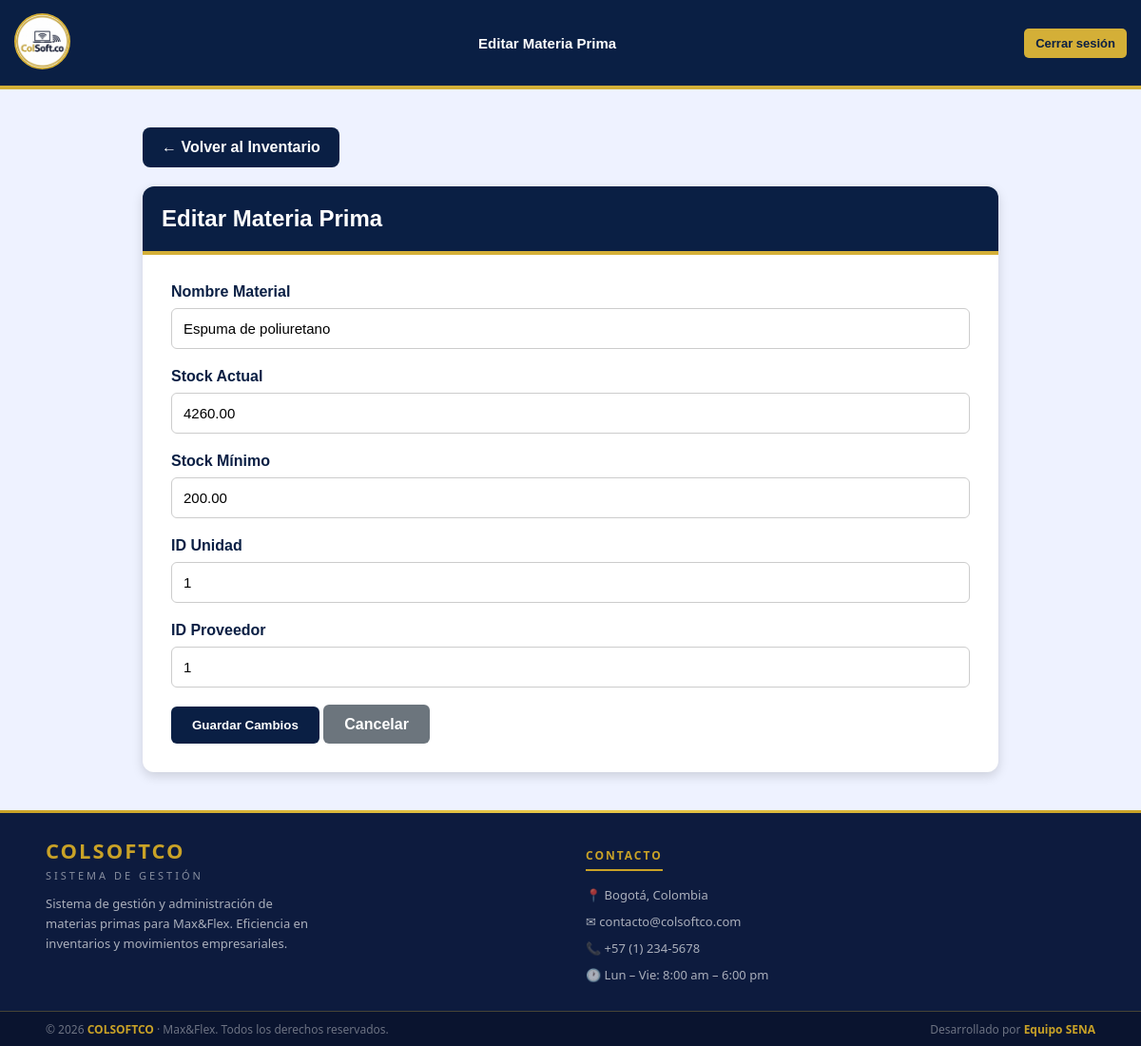
The page /view/control_de_stock/inventario/editar_inventario.php?id=1 on the database as committed earlier.
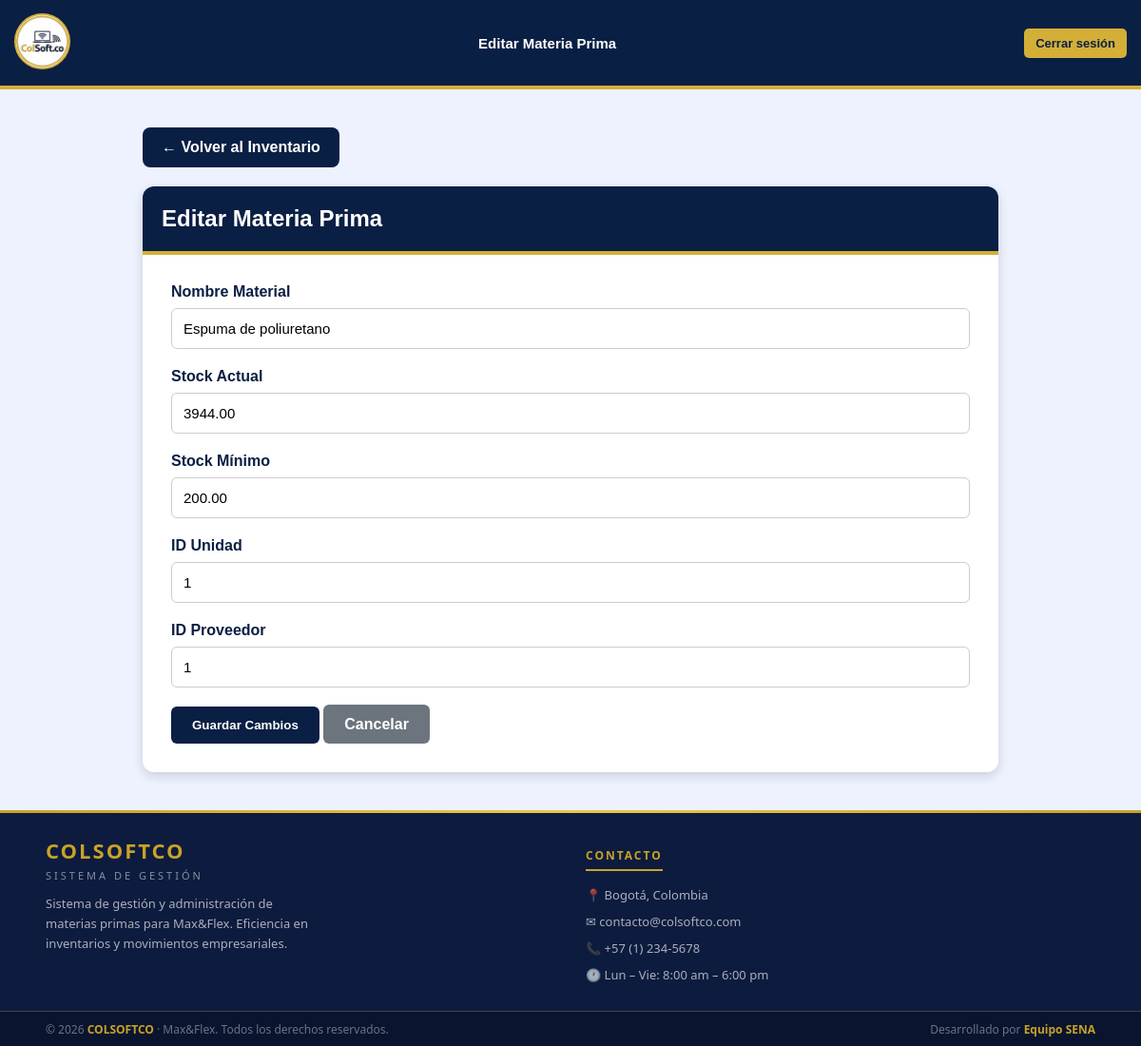
The same page on the database as committed later.
### tables this page shows
CREATE TABLE `materias_primas` (
  `id_material` int(11) NOT NULL,
  `nombre_material` varchar(100) NOT NULL,
  `stock_actual` decimal(12,2) DEFAULT 0.00,
  `stock_minimo` decimal(12,2) NOT NULL,
  `id_unidad` int(11) DEFAULT NULL,
  `id_proveedor` int(11) DEFAULT NULL,
  `notificar_email` tinyint(1) NOT NULL DEFAULT 0,
  `correo_notificacion` varchar(150) DEFAULT NULL,
  `alerta_enviada` tinyint(1) NOT NULL DEFAULT 0,
  `estado` enum('activo','inactivo') NOT NULL DEFAULT 'activo'
);

### view/control_de_stock/inventario/editar_inventario.php (the view, shortened to what this page needs)
<?php
$db = new Conexion();
$conn = $db->getConnection();
$id = filter_input(INPUT_GET, 'id', FILTER_VALIDATE_INT);
$sql = "SELECT * FROM materias_primas WHERE id_material = :id";
$stmt = $conn->prepare($sql);
$stmt->execute([':id' => $id]);
$material = $stmt->fetch(PDO::FETCH_ASSOC);
?>
<!DOCTYPE html>
<html lang="es">
<head>
    <link rel="stylesheet" href="lista_inventario.css">
</head>
<body>
    <header class="header">
        <div class="logo">
            <a href="../../app/ir_panel.php">
                <img src="../../../public/imagenes/logo.png" alt="logo">
            </a>
        </div>
        <div class="header-title">
            <h1>Editar Materia Prima</h1>
        </div>
        <button id="btnLogout" class="btn-logout" onclick="cerrarSesion()">
            Cerrar sesión
        </button>
    </header>
    <div class="contenedor">
        <a href="lista_inventario.php" class="volver">
            ← Volver al Inventario
        </a>
        <div class="card">
            <div class="card-header">
                Editar Materia Prima
            </div>
            <div class="card-body">
                <form method="POST">
                    <div class="form-group">
                        <label>Nombre Material</label>
                        <input type="text" name="nombre_material" class="form-control"
                            value="<?= htmlspecialchars($material['nombre_material']) ?>" required>
                    </div>
                    <div class="form-group">
                        <label>Stock Actual</label>
                        <input type="number" step="0.01" name="stock_actual" class="form-control"
                            value="<?= $material['stock_actual'] ?>" required>
                    </div>
                    <div class="form-group">
                        <label>Stock Mínimo</label>
                        <input type="number" step="0.01" name="stock_minimo" class="form-control"
                            value="<?= $material['stock_minimo'] ?>" required>
                    </div>
                    <div class="form-group">
                        <label>ID Unidad</label>
                        <input type="number" name="id_unidad" class="form-control"
                            value="<?= $material['id_unidad'] ?>" required>
                    </div>
                    <div class="form-group">
                        <label>ID Proveedor</label>
                        <input type="number" name="id_proveedor" class="form-control"
                            value="<?= $material['id_proveedor'] ?>" required>
                    </div>
                    <button type="submit" class="btn btn-primary">
                        Guardar Cambios
                    </button>
                    <a href="lista_inventario.php" class="btn btn-secondary">
                        Cancelar
                    </a>
                </form>
            </div>
        </div>
    </div>
    <footer>
        <div class="footer-divider"></div>
        <div class="footer-top">
            <div>
                <p class="footer-brand-name">COLSOFTCO</p>
                <p class="footer-brand-sub">Sistema de Gestión</p>
                <p class="footer-brand-desc">Sistema de gestión y administración de materias primas para Max&Flex. Eficiencia en inventarios y movimientos empresariales.</p>
            </div>
            <div>
                <p class="footer-col-title">Contacto</p>
                <div class="footer-contact-item">📍 Bogotá, Colombia</div>
                <div class="footer-contact-item">✉ contacto@colsoftco.com</div>
                <div class="footer-contact-item">📞 +57 (1) 234-5678</div>
                <div class="footer-contact-item">🕐 Lun – Vie: 8:00 am – 6:00 pm</div>
            </div>
        </div>
        <div class="footer-bottom">
            <span>© 2026 <strong>COLSOFTCO</strong> · Max&Flex. Todos los derechos reservados.</span>
            <span>Desarrollado por <strong>Equipo SENA</strong></span>
        </div>
    </footer>
</body>
</html>

Rows that differ between the two databases and show on the page:
changed materias_primas "Espuma de poliuretano": stock_actual "4260.00" → "3944.00"
